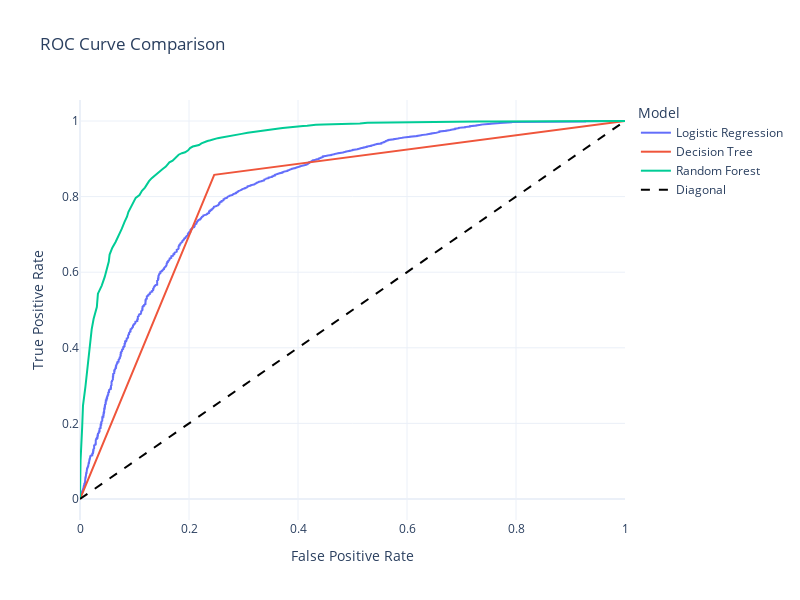

The code cell stored with this chart in its notebook:
### Code cell
plot_roc_curves(y_test, probs, models)
